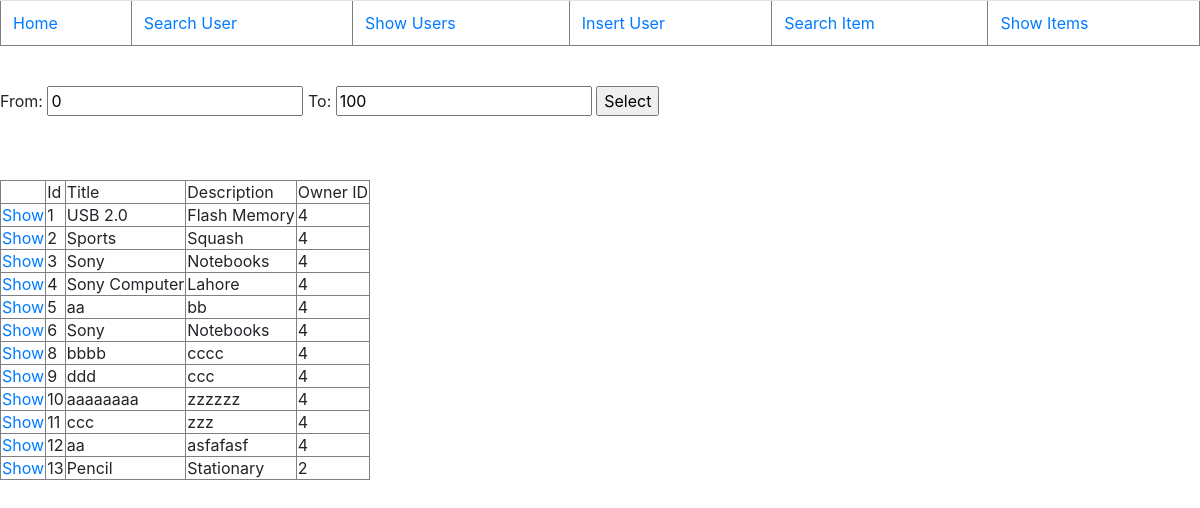
The app's page /show_items with its own data.
### sql_app/models.py (models this page shows)
class Item(Base):
    __tablename__ = "items"
    id = Column(Integer, primary_key=True, index=True)
    title = Column(String, nullable=False, index=True)
    description = Column(String, nullable=False, index=True)
    owner_id = Column(Integer, ForeignKey("users.id", ondelete='CASCADE', onupdate='CASCADE'), nullable=False)
    owner = relationship("User", back_populates="items")

### sql_app/main.py (the view)
@app.get('/show_items')
def Show_Items_Get(request: Request, db: Session = Depends(get_db)):
    from_limit=0
    to_limit=100
    result = db.query(models.Item).offset(from_limit).limit(to_limit).all()
    return templates.TemplateResponse('show_items.html', context={'request': request, 'result': result, 'from_limit': from_limit, 'to_limit': to_limit})

### templates/show_items.html (shortened to what this page needs)
{% extends "layout.html" %}
{% block content %}
<form id="frm" method="post">
    From: <input type="number" name="from_limit" value="{{from_limit}}"/>
	To: <input type="number" name="to_limit" value="{{to_limit}}"/>
	<input id="btn" name="btn" type="button" value="Select" onclick="LoadItems();">
</form>
<br>
<br>
<table border="1">
<tr>
<td></td>
<td>Id</td>
<td>Title</td>
<td>Description</td>
<td>Owner ID</td>
</tr>
{% for item in result %}
<tr>
<td><a href="javascript:;" onclick="getItem({{item.id}});" >Show</a></td>
<td>{{item.id}}</td>
<td>{{item.title}}</td>
<td>{{item.description}}</td>
<td>{{item.owner_id}}</td>
</tr>
{% endfor %}
</table>
{% endblock %}

### records on screen
Item: id "1", title "USB 2.0", description "Flash Memory", owner_id "4"
Item: id "2", title "Sports", description "Squash", owner_id "4"
Item: id "3", title "Sony", description "Notebooks", owner_id "4"
Item: id "4", title "Sony Computer", description "Lahore", owner_id "4"
Item: id "5", title "aa", description "bb", owner_id "4"
Item: id "6", title "Sony", description "Notebooks", owner_id "4"
Item: id "8", title "bbbb", description "cccc", owner_id "4"
Item: id "9", title "ddd", description "ccc", owner_id "4"
Item: id "10", title "aaaaaaaa", description "zzzzzz", owner_id "4"
Item: id "11", title "ccc", description "zzz", owner_id "4"
Item: id "12", title "aa", description "asfafasf", owner_id "4"
Item: id "13", title "Pencil", description "Stationary", owner_id "2"
